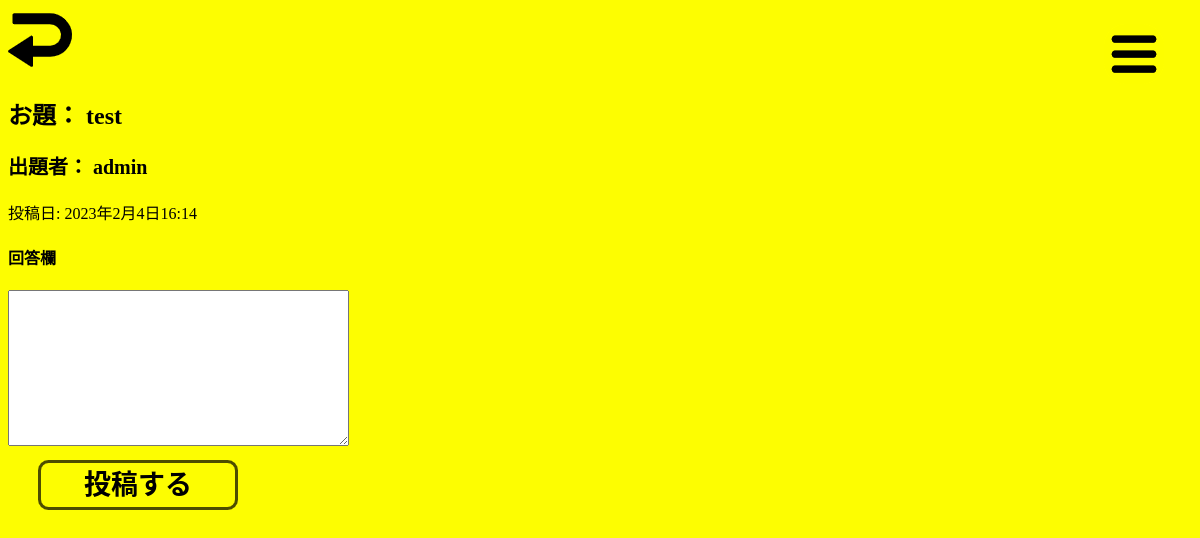
Screenshot of /ningins/detail/13/ (signed in) with the database file from the repository.
### Ninjin/models.py (models this page shows)
class Post(models.Model):
    post_by_user = models.ForeignKey(
        CustomUser,
        verbose_name='ユーザー',
        on_delete=models.CASCADE
    )
    post_category = models.ForeignKey(
        Category,
        verbose_name='カテゴリ',
        on_delete=models.PROTECT
    )
    theme_title = models.TextField('お題のタイトル')
    updated_at = models.DateTimeField("更新日", auto_now=True)
    image = models.ImageField(
        verbose_name='イメージ',  # フィールドのタイトル
        upload_to='photos'  # MEDIA＿ROOT以下のフォトファイルに保存
    )
    posted_at = models.DateTimeField(
        verbose_name='投稿日時', # フィールドのタイトル
        auto_now_add=True # 日時を自動追加
    )

### accounts/models.py (models this page shows)
class CustomUser(AbstractUser):
    pass

### Ninjin/views.py (the view)
# urls.py: path("detail/<int:post_id>/", views.answer_detail, name="answer_detail"),
@login_required
def answer_detail(request, post_id):
    post = get_object_or_404(Post, pk=post_id)
    answers = Answer.objects.filter(answer_to=post_id).all()
    answer_form = AnswerForm()
    return render(request, "ningins/answer_new.html", {
        'posts': post,
        'answers': answers,
        'answer_form': answer_form,
    })

### Ninjin/forms.py
class AnswerForm(forms.ModelForm):
    class Meta:
        model = Answer
        fields = ('text',)

### Ninjin/templates/ningins/answer_new.html (shortened to what this page needs)
{% load static %}
<!DOCTYPE html>
<html lang="ja">
<head>
    <link rel="stylesheet" href="{% static 'css/background.css' %}">
    <link rel="stylesheet" href="{% static 'css/answer_list.css' %}">
    <link rel="stylesheet" href="{% static 'css/header.css' %}">
    <link rel="stylesheet" href="{% static 'css/theme.css' %}">
</head>
{% block content %}
    {% include 'ningins/header.html' %}
{% endblock %}
<body>
<h2> お題： {{ posts.theme_title }}</h2>
<p>出題者： {{ posts.post_by_user }}</p>
<div class="snippet-date">
    投稿日: {{ posts.posted_at|date:"DATETIME_FORMAT" }}
</div>
<div class="card">
    {% if user.is_authenticated %}
    <div class="card-body">
        <h4 class="card-title">回答欄</h4>
        <form method="post" action="{% url 'answer_new' posts.id %}">
            {{ answer_form.text }}
            <br>
        <input type="image" src="{% static 'images/toukou_btn2.png' %}" alt="btn">
        </form>
    </div>
    {% endif %}
</div>
</body>
</html>

### Ninjin/static/css/background.css (style rules this page uses)
body { background-color: #fdfd01; }

### Ninjin/static/css/answer_list.css (style rules this page uses)
p { font-weight:bold; }

### Ninjin/static/css/theme.css (style rules this page uses)
input { margin: 10px; padding-left: 20px; }
p { font-size: 20px; }

### rows the page displays
Post: theme_title "test", post_by_user "admin", posted_at "2023年2月4日16:14"
